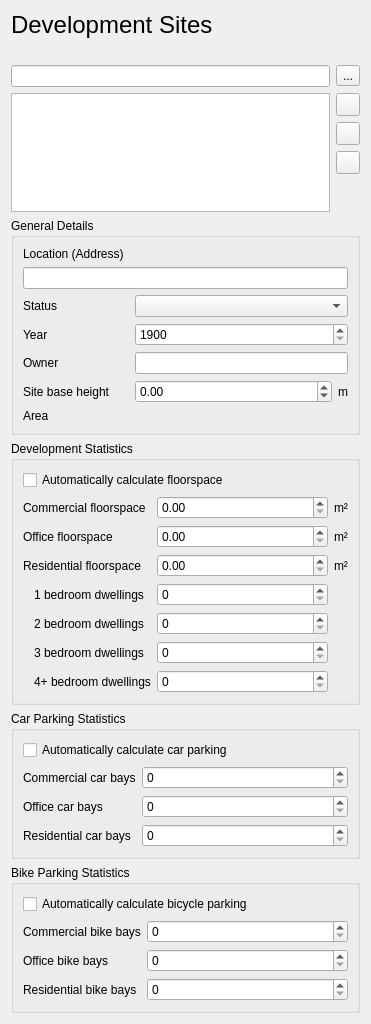
          <widget class="QWidget" name="scrollAreaWidgetContents_9">
           <property name="geometry">
            <rect>
             <x>0</x>
             <y>0</y>
             <width>371</width>
             <height>1024</height>
            </rect>
           </property>
           <layout class="QVBoxLayout" name="verticalLayout_6" stretch="0,0,0,0,0,0,0,0">
            <item>
             <widget class="QLabel" name="label_32">
              <property name="text">
               <string>&lt;html&gt;&lt;head/&gt;&lt;body&gt;&lt;p&gt;&lt;span style=&quot; font-size:18pt;&quot;&gt;Development Sites&lt;/span&gt;&lt;/p&gt;&lt;/body&gt;&lt;/html&gt;</string>
              </property>
             </widget>
            </item>
            <item>
             <widget class="QLabel" name="label_current_project_area">
              <property name="text">
               <string/>
              </property>
             </widget>
            </item>
            <item>
             <layout class="QHBoxLayout" name="horizontalLayout_6">
              <property name="topMargin">
               <number>0</number>
              </property>
              <item>
               <widget class="QgsFilterLineEdit" name="development_sites_filter_line_edit"/>
              </item>
              <item>
               <widget class="QToolButton" name="development_sites_filter_by_bounds">
                <property name="text">
                 <string>...</string>
                </property>
               </widget>
              </item>
             </layout>
            </item>
            <item>
             <layout class="QHBoxLayout" name="horizontalLayout">
              <item>
               <widget class="QListView" name="listWidget_development_sites"/>
              </item>
              <item>
               <layout class="QVBoxLayout" name="verticalLayout_2">
                <item>
                 <widget class="QToolButton" name="toolButton_development_site_add">
                  <property name="toolTip">
                   <string>Create new development site</string>
                  </property>
                  <property name="text">
                   <string/>
                  </property>
                 </widget>
                </item>
                <item>
                 <widget class="QToolButton" name="toolButton_development_site_remove">
                  <property name="sizePolicy">
                   <sizepolicy hsizetype="Fixed" vsizetype="Fixed">
                    <horstretch>0</horstretch>
                    <verstretch>0</verstretch>
                   </sizepolicy>
                  </property>
                  <property name="toolTip">
                   <string>Remove selected development site</string>
                  </property>
                  <property name="text">
                   <string/>
                  </property>
                 </widget>
                </item>
                <item>
                 <widget class="QToolButton" name="toolButton_development_site_rename">
                  <property name="toolTip">
                   <string>Rename selected development site</string>
                  </property>
                  <property name="text">
                   <string/>
                  </property>
                 </widget>
                </item>
                <item>
                 <spacer name="verticalSpacer_3">
                  <property name="orientation">
                   <enum>Qt::Vertical</enum>
                  </property>
                  <property name="sizeHint" stdset="0">
                   <size>
                    <width>20</width>
                    <height>40</height>
                   </size>
                  </property>
                 </spacer>
                </item>
               </layout>
              </item>
             </layout>
            </item>
            <item>
             <widget class="QGroupBox" name="groupBox">
              <property name="title">
               <string>General Details</string>
              </property>
              <layout class="QGridLayout" name="gridLayout_20" columnstretch="1,2">
               <item row="3" column="1">
                <widget class="QgsSpinBox" name="year">
                 <property name="minimum">
                  <number>1900</number>
                 </property>
                 <property name="maximum">
                  <number>2900</number>
                 </property>
                </widget>
               </item>
               <item row="5" column="1">
                <layout class="QHBoxLayout" name="horizontalLayout_7" stretch="1,0">
                 <item>
                  <widget class="QgsDoubleSpinBox" name="site_base_height">
                   <property name="minimum">
                    <double>-9999999.000000000000000</double>
                   </property>
                   <property name="maximum">
                    <double>9999999.000000000000000</double>
                   </property>
                  </widget>
                 </item>
                 <item>
                  <widget class="QLabel" name="label_103">
                   <property name="text">
                    <string>m</string>
                   </property>
                  </widget>
                 </item>
                </layout>
               </item>
               <item row="3" column="0">
                <widget class="QLabel" name="label_development_site_year">
                 <property name="text">
                  <string>Year</string>
                 </property>
                </widget>
               </item>
               <item row="2" column="1">
                <widget class="QComboBox" name="site_status"/>
               </item>
               <item row="4" column="0">
                <widget class="QLabel" name="label_development_site_owner">
                 <property name="text">
                  <string>Owner</string>
                 </property>
                </widget>
               </item>
               <item row="6" column="1">
                <widget class="QLabel" name="label_area">
                 <property name="text">
                  <string/>
                 </property>
                 <property name="textInteractionFlags">
                  <set>Qt::TextBrowserInteraction</set>
                 </property>
                </widget>
               </item>
               <item row="1" column="0" colspan="2">
                <widget class="QLineEdit" name="address"/>
               </item>
               <item row="4" column="1">
                <widget class="QLineEdit" name="site_owner"/>
               </item>
               <item row="0" column="0" colspan="2">
                <widget class="QLabel" name="label_development_site_address">
                 <property name="text">
                  <string>Location (Address)</string>
                 </property>
                </widget>
               </item>
               <item row="6" column="0">
                <widget class="QLabel" name="label_101">
                 <property name="text">
                  <string>Area</string>
                 </property>
                </widget>
               </item>
               <item row="2" column="0">
                <widget class="QLabel" name="label_development_site_status">
                 <property name="text">
                  <string>Status</string>
                 </property>
                </widget>
               </item>
               <item row="5" column="0">
                <widget class="QLabel" name="label_102">
                 <property name="text">
                  <string>Site base height</string>
                 </property>
                </widget>
               </item>
              </layout>
             </widget>
            </item>
            <item>
             <widget class="QGroupBox" name="collapsibleGroupBox_building_levels_development_statistics_2">
              <property name="title">
               <string>Development Statistics</string>
              </property>
              <layout class="QGridLayout" name="gridLayout_21" columnstretch="0,1,2,0">
               <item row="1" column="0" colspan="2">
                <widget class="QLabel" name="label_83">
                 <property name="text">
                  <string>Commercial floorspace</string>
                 </property>
                </widget>
               </item>
               <item row="3" column="3">
                <widget class="QLabel" name="label_80">
                 <property name="text">
                  <string>m²</string>
                 </property>
                </widget>
               </item>
               <item row="6" column="1">
                <widget class="QLabel" name="label_79">
                 <property name="text">
                  <string>3 bedroom dwellings</string>
                 </property>
                </widget>
               </item>
               <item row="1" column="2">
                <widget class="QgsDoubleSpinBox" name="commercial_floorspace">
                 <property name="maximum">
                  <double>999999999999.000000000000000</double>
                 </property>
                </widget>
               </item>
               <item row="2" column="0" colspan="2">
                <widget class="QLabel" name="label_81">
                 <property name="text">
                  <string>Office floorspace</string>
                 </property>
                </widget>
               </item>
               <item row="7" column="2">
                <widget class="QgsSpinBox" name="count_4_bedroom_dwellings">
                 <property name="maximum">
                  <number>9999</number>
                 </property>
                </widget>
               </item>
               <item row="1" column="3">
                <widget class="QLabel" name="label_85">
                 <property name="text">
                  <string>m²</string>
                 </property>
                </widget>
               </item>
               <item row="6" column="2">
                <widget class="QgsSpinBox" name="count_3_bedroom_dwellings">
                 <property name="maximum">
                  <number>9999</number>
                 </property>
                </widget>
               </item>
               <item row="4" column="1">
                <widget class="QLabel" name="label_78">
                 <property name="text">
                  <string>1 bedroom dwellings</string>
                 </property>
                </widget>
               </item>
               <item row="5" column="1">
                <widget class="QLabel" name="label_75">
                 <property name="text">
                  <string>2 bedroom dwellings</string>
                 </property>
                </widget>
               </item>
               <item row="3" column="2">
                <widget class="QgsDoubleSpinBox" name="residential_floorspace">
                 <property name="maximum">
                  <double>999999999999.000000000000000</double>
                 </property>
                </widget>
               </item>
               <item row="5" column="2">
                <widget class="QgsSpinBox" name="count_2_bedroom_dwellings">
                 <property name="maximum">
                  <number>9999</number>
                 </property>
                </widget>
               </item>
               <item row="2" column="2">
                <widget class="QgsDoubleSpinBox" name="office_floorspace">
                 <property name="maximum">
                  <double>999999999999.000000000000000</double>
                 </property>
                </widget>
               </item>
               <item row="2" column="3">
                <widget class="QLabel" name="label_84">
                 <property name="text">
                  <string>m²</string>
                 </property>
                </widget>
               </item>
               <item row="3" column="0" colspan="2">
                <widget class="QLabel" name="label_77">
                 <property name="text">
                  <string>Residential floorspace</string>
                 </property>
                </widget>
               </item>
               <item row="4" column="0">
                <spacer name="horizontalSpacer_2">
                 <property name="orientation">
                  <enum>Qt::Horizontal</enum>
                 </property>
                 <property name="sizeType">
                  <enum>QSizePolicy::Fixed</enum>
                 </property>
                 <property name="sizeHint" stdset="0">
                  <size>
                   <width>5</width>
                   <height>20</height>
                  </size>
                 </property>
                </spacer>
               </item>
               <item row="7" column="1">
                <widget class="QLabel" name="label_82">
                 <property name="text">
                  <string>4+ bedroom dwellings</string>
                 </property>
                </widget>
               </item>
               <item row="4" column="2">
                <widget class="QgsSpinBox" name="count_1_bedroom_dwellings">
                 <property name="maximum">
                  <number>9999</number>
                 </property>
                </widget>
               </item>
               <item row="0" column="0" colspan="4">
                <widget class="QCheckBox" name="auto_calculate_floorspace">
                 <property name="text">
                  <string>Automatically calculate floorspace</string>
                 </property>
                </widget>
               </item>
              </layout>
             </widget>
            </item>
            <item>
             <widget class="QGroupBox" name="collapsibleGroupBox_building_levels_car_parking_statistics">
              <property name="title">
               <string>Car Parking Statistics</string>
              </property>
              <property name="text" stdset="0">
               <string>TextLabel</string>
              </property>
              <layout class="QGridLayout" name="gridLayout_5" columnstretch="1,2">
               <item row="1" column="0">
                <widget class="QLabel" name="label_61">
                 <property name="text">
                  <string>Commercial car bays</string>
                 </property>
                </widget>
               </item>
               <item row="2" column="1">
                <widget class="QgsSpinBox" name="office_car_bays">
                 <property name="maximum">
                  <number>9999</number>
                 </property>
                </widget>
               </item>
               <item row="3" column="0">
                <widget class="QLabel" name="label_60">
                 <property name="text">
                  <string>Residential car bays</string>
                 </property>
                </widget>
               </item>
               <item row="3" column="1">
                <widget class="QgsSpinBox" name="residential_car_bays">
                 <property name="maximum">
                  <number>9999</number>
                 </property>
                </widget>
               </item>
               <item row="1" column="1">
                <widget class="QgsSpinBox" name="commercial_car_bays">
                 <property name="maximum">
                  <number>9999</number>
                 </property>
                </widget>
               </item>
               <item row="2" column="0">
                <widget class="QLabel" name="label_59">
                 <property name="text">
                  <string>Office car bays</string>
                 </property>
                </widget>
               </item>
               <item row="0" column="0" colspan="2">
                <widget class="QCheckBox" name="auto_calculate_car_parking">
                 <property name="text">
                  <string>Automatically calculate car parking</string>
                 </property>
                </widget>
               </item>
              </layout>
             </widget>
            </item>
            <item>
             <widget class="QGroupBox" name="collapsibleGroupBox_building_levels_bike_parking_statistics">
              <property name="title">
               <string>Bike Parking Statistics</string>
              </property>
              <property name="text" stdset="0">
               <string>TextLabel</string>
              </property>
              <layout class="QGridLayout" name="gridLayout_7" columnstretch="1,2">
               <item row="2" column="1">
                <widget class="QgsSpinBox" name="office_bicycle_bays">
                 <property name="maximum">
                  <number>9999</number>
                 </property>
                </widget>
               </item>
               <item row="3" column="0">
                <widget class="QLabel" name="label_57">
                 <property name="text">
                  <string>Residential bike bays</string>
                 </property>
                </widget>
               </item>
               <item row="1" column="0">
                <widget class="QLabel" name="label_58">
                 <property name="text">
                  <string>Commercial bike bays</string>
                 </property>
                </widget>
               </item>
               <item row="1" column="1">
                <widget class="QgsSpinBox" name="commercial_bicycle_bays">
                 <property name="maximum">
                  <number>9999</number>
                 </property>
                </widget>
               </item>
               <item row="3" column="1">
                <widget class="QgsSpinBox" name="residential_bicycle_bays">
                 <property name="maximum">
                  <number>9999</number>
                 </property>
                </widget>
               </item>
               <item row="2" column="0">
                <widget class="QLabel" name="label_56">
                 <property name="text">
                  <string>Office bike bays</string>
                 </property>
                </widget>
               </item>
               <item row="0" column="0" colspan="2">
                <widget class="QCheckBox" name="auto_calculate_bicycle_parking">
                 <property name="text">
                  <string>Automatically calculate bicycle parking</string>
                 </property>
                </widget>
               </item>
              </layout>
             </widget>
            </item>
           </layout>
          </widget>
